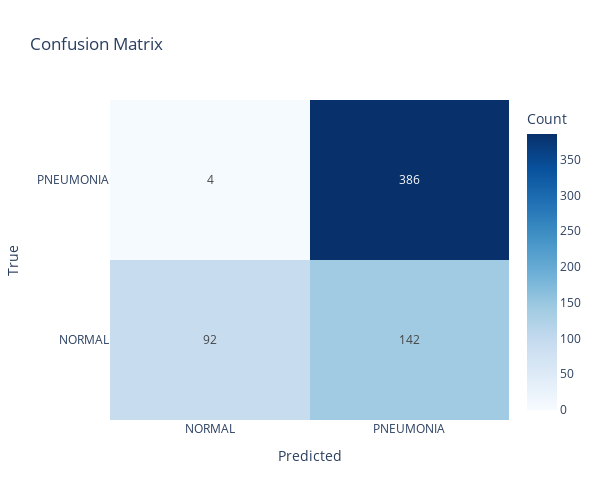

Write notebook code for a chart like this one.
### Code cell
print("\nOptimizing SVM Hyperparameters using GridSearchCV...")

# Enhanced parameter grid
param_grid = [
    {
        'C': [0.01, 0.1, 1, 10],
        'gamma': ['scale', 0.01, 0.1],
        'kernel': ['rbf'],
        'class_weight': ['balanced']
    }
]

# Using StratifiedKFold for cross-validation
cv = StratifiedKFold(n_splits=5, shuffle=True, random_state=10)

svm = SVC(random_state=10, probability=True)
grid_search = GridSearchCV(
    estimator=svm, 
    param_grid=param_grid, 
    cv=cv, 
    scoring='roc_auc', 
    n_jobs=-1, 
    verbose=2
)

grid_search.fit(X_train_scaled, y_train)

best_model = grid_search.best_estimator_
y_pred = best_model.predict(X_test_scaled)
y_pred_proba = best_model.predict_proba(X_test_scaled)[:, 1]

print("\nBest parameters found:", grid_search.best_params_)
print("Best cross-validation AUC score:", grid_search.best_score_)

# Calculate test AUC
test_auc = roc_auc_score(y_test, y_pred_proba)
print(f"Test AUC: {test_auc:.4f}")

print("\nBest Model Performance:")
print(classification_report(y_test, y_pred, target_names=categories, digits=4))

# Save results
results_dir = "results_svm_no_pca"
os.makedirs(results_dir, exist_ok=True)

classification_report_dict = classification_report(
    y_test, y_pred, target_names=categories, output_dict=True
)
classification_report_df = pd.DataFrame(classification_report_dict).transpose()
classification_report_df.to_parquet(f"{results_dir}/svm_classification_report.parquet")
print("\nClassification Report saved to parquet.")

confusion_mat = confusion_matrix(y_test, y_pred)
confusion_matrix_df = pd.DataFrame(confusion_mat, columns=categories, index=categories)
confusion_matrix_df.to_parquet(f"{results_dir}/svm_confusion_matrix.parquet")
print("Confusion Matrix saved to parquet.")

# Save model performance metrics
performance_metrics = {
    'best_params': [str(grid_search.best_params_)],
    'cv_auc_score': [grid_search.best_score_],
    'test_auc_score': [test_auc],
    'test_accuracy': [classification_report_dict['accuracy']],
    'test_f1_score': [classification_report_dict['weighted avg']['f1-score']]
}
performance_df = pd.DataFrame(performance_metrics)
performance_df.to_parquet(f"{results_dir}/svm_performance_metrics.parquet")

plot_confusion_matrix(y_test, y_pred, categories)

print(f"\nAll results saved to {results_dir}/")

### Figure 1 — Plotly figure (JSON) as saved in the notebook; plotly's stock layout.template omitted (floating-point values rounded to 4 significant figures)
{"data": [{"colorbar": {"title": {"text": "Count"}}, "colorscale": [[0, "rgb(247,251,255)"], [0.125, "rgb(222,235,247)"], [0.25, "rgb(198,219,239)"], [0.375, "rgb(158,202,225)"], [0.5, "rgb(107,174,214)"], [0.625, "rgb(66,146,198)"], [0.75, "rgb(33,113,181)"], [0.875, "rgb(8,81,156)"], [1, "rgb(8,48,107)"]], "showscale": true, "text": [[92, 142], [4, 386]], "texttemplate": "%{text}", "type": "heatmap", "x": ["NORMAL", "PNEUMONIA"], "y": ["NORMAL", "PNEUMONIA"], "z": [[92, 142], [4, 386]], "zmax": 386, "zmin": 0}], "layout": {"height": 500, "title": {"text": "Confusion Matrix"}, "width": 600, "xaxis": {"title": {"text": "Predicted"}}, "yaxis": {"title": {"text": "True"}}}}
